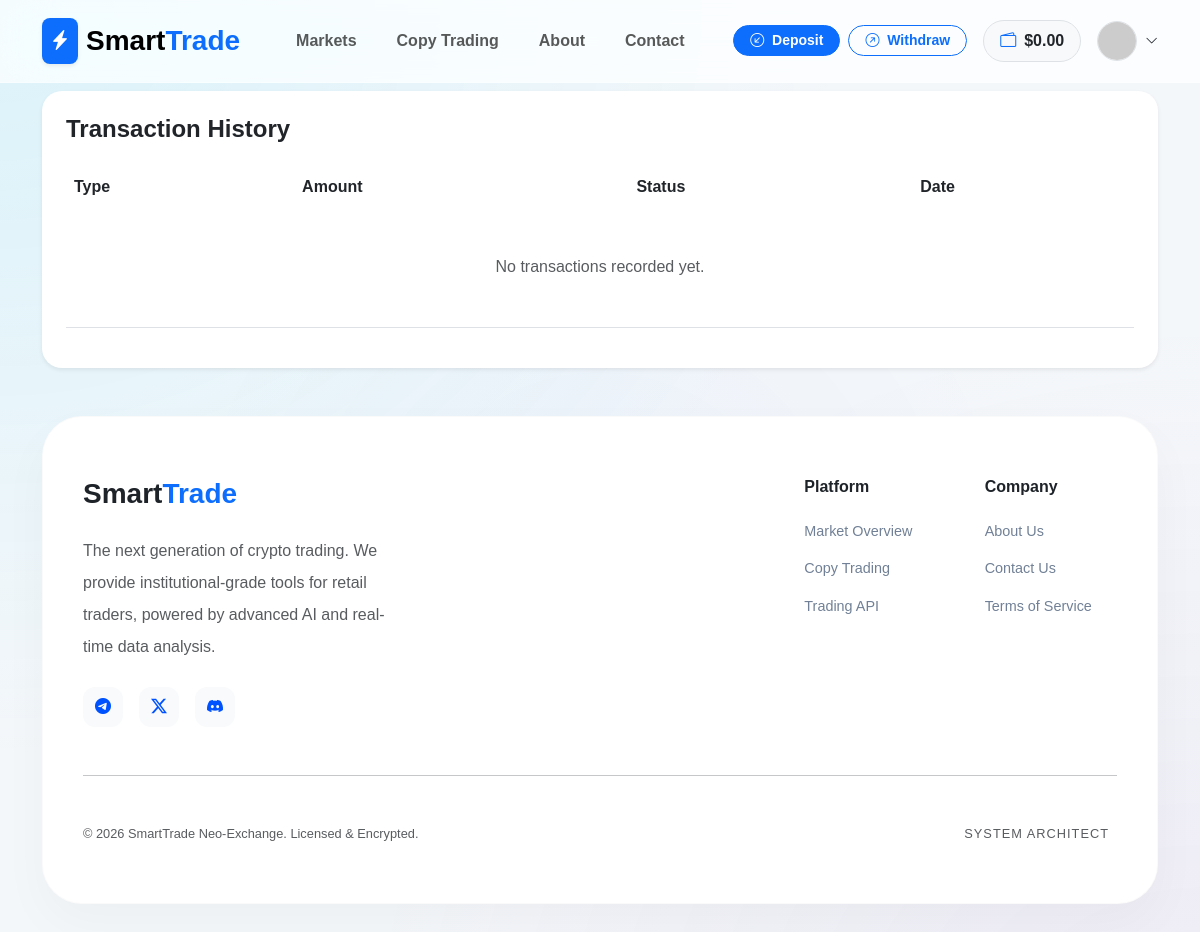
Before: /transactions/history/ (signed in) with the older database file.
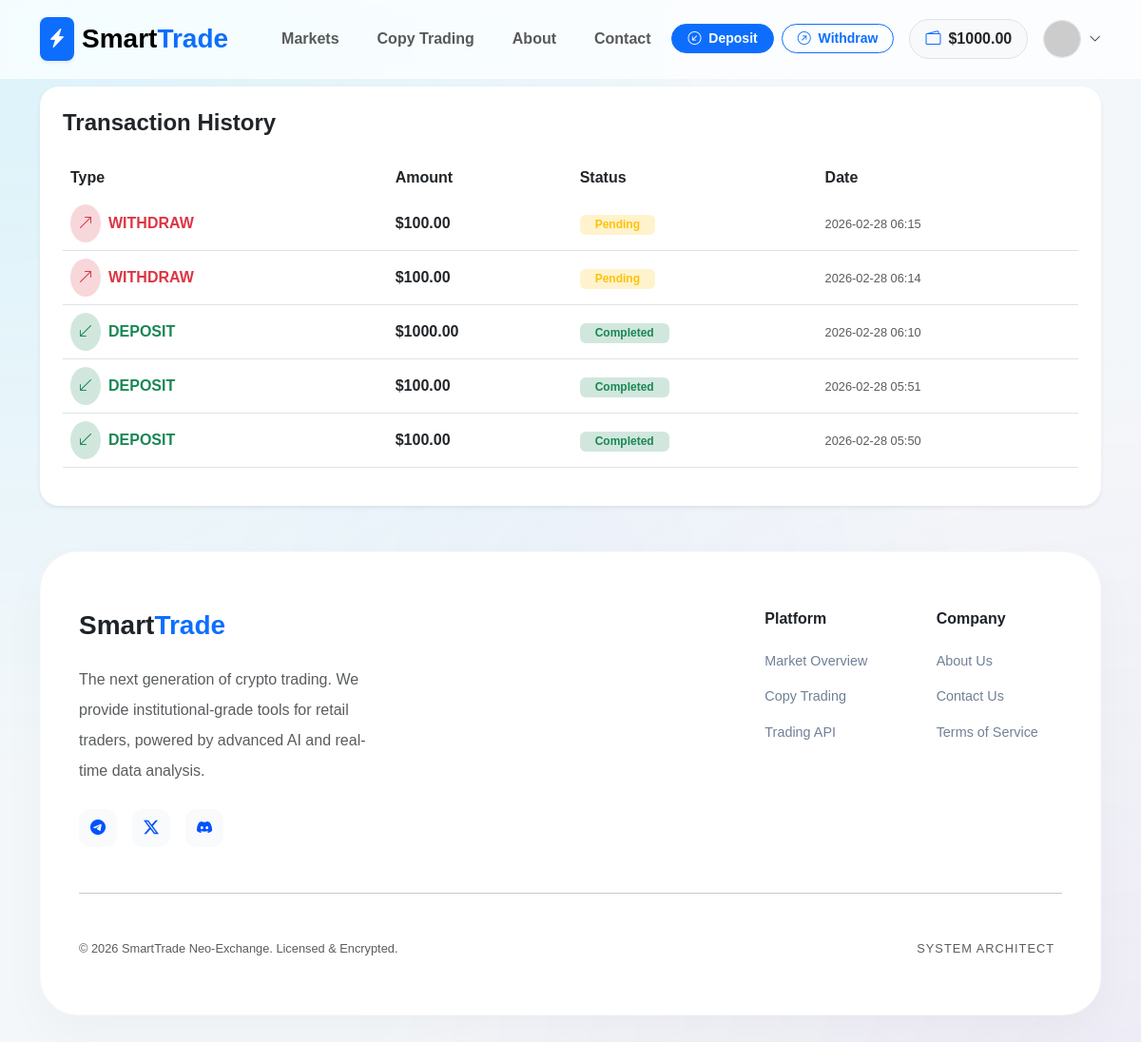
After: the same page with the newer database file.
### apps/accounts/models.py (models this page shows, shortened)
class User(AbstractUser):
    email = models.EmailField(unique=True, verbose_name="Email Address")
    balance = models.DecimalField(
        max_digits=20,
        decimal_places=2,
        default=0.00,
        verbose_name="Total Balance (USDT)"
    )
    wallet_address = models.CharField(
        max_length=255,
        blank=True,
        null=True,
        verbose_name="User Wallet Address"
    )
    is_verified = models.BooleanField(default=True)
    referred_by = models.ForeignKey('self', on_delete=models.SET_NULL, null=True, blank=True)
    referral_code = models.CharField(max_length=10, unique=True, blank=True)
    USERNAME_FIELD = 'email'
    REQUIRED_FIELDS = ['username']
    class Meta:
        verbose_name = 'User'
        verbose_name_plural = 'Users'

### apps/transactions/models.py (models this page shows, shortened)
class Transaction(models.Model):
    TRANSACTION_TYPES = (
        ('deposit', 'Deposit'),
        ('withdraw', 'Withdraw'),
    )
    STATUS_CHOICES = (
        ('pending', 'Pending'),
        ('approved', 'Approved'),
        ('rejected', 'Rejected'),
    )
    user = models.ForeignKey(settings.AUTH_USER_MODEL, on_delete=models.CASCADE)
    tx_type = models.CharField(max_length=10, choices=TRANSACTION_TYPES)
    amount = models.DecimalField(max_digits=20, decimal_places=2)
    fee = models.DecimalField(max_digits=20, decimal_places=2, default=0.00)
    currency = models.CharField(max_length=10, default='USDT')
    tx_hash = models.CharField(max_length=255)
    status = models.CharField(max_length=10, choices=STATUS_CHOICES, default='pending')
    created_at = models.DateTimeField(auto_now_add=True)
    updated_at = models.DateTimeField(auto_now=True)
    NETWORK_CHOICES = (
        ('TRC20', 'TRC20'),
        ('BEP20', 'BEP20'),
    )
    network = models.CharField(max_length=10, choices=NETWORK_CHOICES, default='TRC20')

### apps/transactions/views.py (the view)
# urls.py: path('history/', views.transaction_history, name='history'),
@login_required
def transaction_history(request):
    transactions = Transaction.objects.filter(user=request.user).order_by('-created_at')
    return render(request, 'transactions/history.html', {
        'transactions': transactions,
        'page_title': 'Transaction History'
    })

### apps/accounts/views.py (called while the page is built)
def user_notifications(request):
    if request.user.is_authenticated:
        return {
            'unread_notifications': request.user.notifications.filter(is_read=False).order_by('-created_at')
        }
    return {}

### templates/transactions/history.html
{% extends 'base.html' %}
{% block content %}
<div class="card border-0 shadow-sm" style="border-radius: 20px;">
    <div class="card-body p-4">
        <h4 class="fw-bold mb-4">Transaction History</h4>
        <div class="table-responsive">
            <table class="table table-hover align-middle">
                <thead class="bg-light">
                    <tr>
                        <th class="border-0">Type</th>
                        <th class="border-0">Amount</th>
                        <th class="border-0">Status</th>
                        <th class="border-0">Date</th>
                    </tr>
                </thead>
                <tbody>
                    {% for tx in transactions %}
                    <tr onclick="window.location='{% url 'transactions:transaction_detail' tx.id %}'" style="cursor: pointer;">                        <td>
                            <div class="d-flex align-items-center">
                                <div class="p-2 rounded-circle {% if tx.tx_type == 'deposit' %}bg-success-subtle{% else %}bg-danger-subtle{% endif %} me-2">
                                    <i class="bi {% if tx.tx_type == 'deposit' %}bi-arrow-down-left text-success{% else %}bi-arrow-up-right text-danger{% endif %}"></i>
                                </div>
                                <span class="fw-bold {% if tx.tx_type == 'deposit' %}text-success{% else %}text-danger{% endif %}">
                                    {{ tx.tx_type|upper }}
                                </span>
                            </div>
                        </td>
                        <td class="fw-bold">${{ tx.amount }}</td>
                        <td>
                            {% if tx.status == 'approved' %}
                                <span class="badge bg-success-subtle text-success px-3">Completed</span>
                            {% elif tx.status == 'pending' %}
                                <span class="badge bg-warning-subtle text-warning px-3">Pending</span>
                            {% else %}
                                <span class="badge bg-danger-subtle text-danger px-3">Rejected</span>
                            {% endif %}
                        </td>
                        <td class="text-muted small">{{ tx.created_at|date:"Y-m-d H:i" }}</td>
                    </tr>
                    {% empty %}
                    <tr>
                        <td colspan="4" class="text-center py-5 text-muted">No transactions recorded yet.</td>
                    </tr>
                    {% endfor %}
                </tbody>
            </table>
        </div>
    </div>
</div>
{% endblock %}

### templates/base.html (shortened to what the changed rows need)
<!DOCTYPE html>
<html lang="en">
<head>
    <link href="https://cdn.jsdelivr.net/npm/bootstrap@5.3.0/dist/css/bootstrap.min.css" rel="stylesheet">
    <link rel="stylesheet" href="https://cdn.jsdelivr.net/npm/bootstrap-icons@1.11.0/font/bootstrap-icons.css">
    <link href="https://cdn.jsdelivr.net/gh/rastikerdar/vazirmatn@v33.003/Vazirmatn-font-face.css" rel="stylesheet">
    <link rel="stylesheet" href="https://cdnjs.cloudflare.com/ajax/libs/animate.css/4.1.1/animate.min.css"/>
</head>
<body>
<nav class="navbar navbar-expand-lg sticky-top d-none d-lg-block">
    <div class="container">
        <div class="collapse navbar-collapse">
            <div class="ms-auto d-flex align-items-center gap-3">
                {% if user.is_authenticated %}
                    <div class="d-none d-xl-flex gap-2">
                        <a href="{% url 'transactions:deposit' %}" class="btn btn-sm btn-primary rounded-pill px-3 fw-bold">
                            <i class="bi bi-arrow-down-left-circle me-1"></i> Deposit
                        </a>
                        <a href="{% url 'transactions:withdraw' %}" class="btn btn-sm btn-outline-primary rounded-pill px-3 fw-bold">
                            <i class="bi bi-arrow-up-right-circle me-1"></i> Withdraw
                        </a>
                    </div>
                    <div class="bg-light px-3 py-2 rounded-pill fw-bold border d-flex align-items-center">
                        <i class="bi bi-wallet2 text-primary me-2"></i>
                        <span class="text-dark">${{ user.balance|floatformat:2 }}</span>
                    </div>
                    <div class="dropdown">
                        <div class="d-flex align-items-center gap-2" data-bs-toggle="dropdown" style="cursor:pointer">
                            <img src="https://ui-avatars.com/api/?name={{ user.username }}&background=0052FF&color=fff&bold=true" class="rounded-circle border" width="40" height="40">
                            <i class="bi bi-chevron-down small"></i>
                        </div>
                    </div>
                {% else %}
                    <a href="{% url 'accounts:login' %}" class="btn fw-bold px-4">Login</a>
                    <a href="{% url 'accounts:register' %}" class="btn btn-primary rounded-pill px-4 fw-bold shadow-sm">Join Now</a>
                {% endif %}
            </div>
        </div>
    </div>
</nav>
<div class="container mt-2 animate__animated animate__fadeIn">
    {% block content %}{% endblock %}
</div>
</body>
</html>

Changed rows visible on the page:
changed User: balance "0.00" → "1000.00"
added Transaction: tx_type "WITHDRAW", amount "100.00", status "Pending", created_at "2026-02-28 06:15"
added Transaction: tx_type "WITHDRAW", amount "100.00", status "Pending", created_at "2026-02-28 06:14"
added Transaction: tx_type "DEPOSIT", amount "1000.00", status "Completed", created_at "2026-02-28 06:10"
added Transaction: tx_type "DEPOSIT", amount "100.00", status "Completed", created_at "2026-02-28 05:51"
added Transaction: tx_type "DEPOSIT", amount "100.00", status "Completed", created_at "2026-02-28 05:50"
Other visible differences:
text no longer shown: "No transactions recorded yet."
